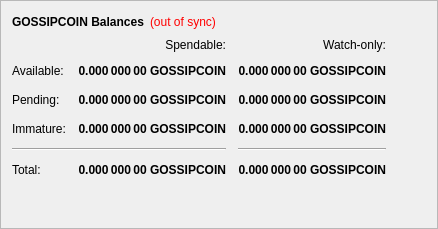
        <widget class="QFrame" name="frame">
         <property name="frameShape">
          <enum>QFrame::StyledPanel</enum>
         </property>
         <property name="frameShadow">
          <enum>QFrame::Raised</enum>
         </property>
         <layout class="QVBoxLayout" name="verticalLayout_4">
          <item>
           <layout class="QHBoxLayout" name="horizontalLayout_4">
            <item>
             <widget class="QLabel" name="label_5">
              <property name="font">
               <font>
                <weight>75</weight>
                <bold>true</bold>
               </font>
              </property>
              <property name="text">
               <string>GOSSIPCOIN Balances</string>
              </property>
             </widget>
            </item>
            <item>
             <widget class="QLabel" name="labelWalletStatus">
              <property name="cursor">
               <cursorShape>WhatsThisCursor</cursorShape>
              </property>
              <property name="toolTip">
               <string>The displayed information may be out of date. Your wallet automatically synchronizes with the Gossipcoin network after a connection is established, but this process has not completed yet.</string>
              </property>
              <property name="styleSheet">
               <string notr="true">QLabel { color: red; }</string>
              </property>
              <property name="text">
               <string notr="true">(out of sync)</string>
              </property>
              <property name="alignment">
               <set>Qt::AlignLeading|Qt::AlignLeft|Qt::AlignVCenter</set>
              </property>
             </widget>
            </item>
            <item>
             <spacer name="horizontalSpacer_3">
              <property name="orientation">
               <enum>Qt::Horizontal</enum>
              </property>
              <property name="sizeHint" stdset="0">
               <size>
                <width>40</width>
                <height>20</height>
               </size>
              </property>
             </spacer>
            </item>
           </layout>
          </item>
          <item>
           <layout class="QGridLayout" name="gridLayout">
            <property name="spacing">
             <number>12</number>
            </property>
            <item row="2" column="2">
             <widget class="QLabel" name="labelWatchPending">
              <property name="font">
               <font>
                <weight>75</weight>
                <bold>true</bold>
               </font>
              </property>
              <property name="cursor">
               <cursorShape>IBeamCursor</cursorShape>
              </property>
              <property name="toolTip">
               <string>Unconfirmed transactions to watch-only addresses</string>
              </property>
              <property name="text">
               <string notr="true">0.000 000 00 GOSSIPCOIN</string>
              </property>
              <property name="alignment">
               <set>Qt::AlignRight|Qt::AlignTrailing|Qt::AlignVCenter</set>
              </property>
              <property name="textInteractionFlags">
               <set>Qt::LinksAccessibleByMouse|Qt::TextSelectableByKeyboard|Qt::TextSelectableByMouse</set>
              </property>
             </widget>
            </item>
            <item row="2" column="1">
             <widget class="QLabel" name="labelUnconfirmed">
              <property name="font">
               <font>
                <weight>75</weight>
                <bold>true</bold>
               </font>
              </property>
              <property name="cursor">
               <cursorShape>IBeamCursor</cursorShape>
              </property>
              <property name="toolTip">
               <string>Total of transactions that have yet to be confirmed, and do not yet count toward the spendable balance</string>
              </property>
              <property name="text">
               <string notr="true">0.000 000 00 GOSSIPCOIN</string>
              </property>
              <property name="alignment">
               <set>Qt::AlignRight|Qt::AlignTrailing|Qt::AlignVCenter</set>
              </property>
              <property name="textInteractionFlags">
               <set>Qt::LinksAccessibleByMouse|Qt::TextSelectableByKeyboard|Qt::TextSelectableByMouse</set>
              </property>
             </widget>
            </item>
            <item row="3" column="2">
             <widget class="QLabel" name="labelWatchImmature">
              <property name="font">
               <font>
                <weight>75</weight>
                <bold>true</bold>
               </font>
              </property>
              <property name="cursor">
               <cursorShape>IBeamCursor</cursorShape>
              </property>
              <property name="toolTip">
               <string>Staked or masternode rewards in watch-only addresses that has not yet matured</string>
              </property>
              <property name="text">
               <string notr="true">0.000 000 00 GOSSIPCOIN</string>
              </property>
              <property name="alignment">
               <set>Qt::AlignRight|Qt::AlignTrailing|Qt::AlignVCenter</set>
              </property>
              <property name="textInteractionFlags">
               <set>Qt::LinksAccessibleByMouse|Qt::TextSelectableByKeyboard|Qt::TextSelectableByMouse</set>
              </property>
             </widget>
            </item>
            <item row="4" column="0" colspan="2">
             <widget class="Line" name="lineSpendableBalance">
              <property name="orientation">
               <enum>Qt::Horizontal</enum>
              </property>
             </widget>
            </item>
            <item row="4" column="2">
             <widget class="Line" name="lineWatchBalance">
              <property name="sizePolicy">
               <sizepolicy hsizetype="Preferred" vsizetype="Fixed">
                <horstretch>0</horstretch>
                <verstretch>0</verstretch>
               </sizepolicy>
              </property>
              <property name="minimumSize">
               <size>
                <width>140</width>
                <height>0</height>
               </size>
              </property>
              <property name="orientation">
               <enum>Qt::Horizontal</enum>
              </property>
             </widget>
            </item>
            <item row="5" column="0">
             <widget class="QLabel" name="labelTotalText">
              <property name="text">
               <string>Total:</string>
              </property>
             </widget>
            </item>
            <item row="3" column="1">
             <widget class="QLabel" name="labelImmature">
              <property name="font">
               <font>
                <weight>75</weight>
                <bold>true</bold>
               </font>
              </property>
              <property name="cursor">
               <cursorShape>IBeamCursor</cursorShape>
              </property>
              <property name="toolTip">
               <string>Staked or masternode rewards that has not yet matured</string>
              </property>
              <property name="text">
               <string notr="true">0.000 000 00 GOSSIPCOIN</string>
              </property>
              <property name="alignment">
               <set>Qt::AlignRight|Qt::AlignTrailing|Qt::AlignVCenter</set>
              </property>
              <property name="textInteractionFlags">
               <set>Qt::LinksAccessibleByMouse|Qt::TextSelectableByKeyboard|Qt::TextSelectableByMouse</set>
              </property>
             </widget>
            </item>
            <item row="2" column="3">
             <spacer name="horizontalSpacer_2">
              <property name="orientation">
               <enum>Qt::Horizontal</enum>
              </property>
              <property name="sizeHint" stdset="0">
               <size>
                <width>40</width>
                <height>20</height>
               </size>
              </property>
             </spacer>
            </item>
            <item row="3" column="0">
             <widget class="QLabel" name="labelImmatureText">
              <property name="text">
               <string>Immature:</string>
              </property>
             </widget>
            </item>
            <item row="5" column="1">
             <widget class="QLabel" name="labelTotal">
              <property name="font">
               <font>
                <weight>75</weight>
                <bold>true</bold>
               </font>
              </property>
              <property name="cursor">
               <cursorShape>IBeamCursor</cursorShape>
              </property>
              <property name="toolTip">
               <string>Your current total balance</string>
              </property>
              <property name="text">
               <string notr="true">0.000 000 00 GOSSIPCOIN</string>
              </property>
              <property name="alignment">
               <set>Qt::AlignRight|Qt::AlignTrailing|Qt::AlignVCenter</set>
              </property>
              <property name="textInteractionFlags">
               <set>Qt::LinksAccessibleByMouse|Qt::TextSelectableByKeyboard|Qt::TextSelectableByMouse</set>
              </property>
             </widget>
            </item>
            <item row="5" column="2">
             <widget class="QLabel" name="labelWatchTotal">
              <property name="font">
               <font>
                <weight>75</weight>
                <bold>true</bold>
               </font>
              </property>
              <property name="cursor">
               <cursorShape>IBeamCursor</cursorShape>
              </property>
              <property name="toolTip">
               <string>Current total balance in watch-only addresses</string>
              </property>
              <property name="text">
               <string notr="true">0.000 000 00 GOSSIPCOIN</string>
              </property>
              <property name="alignment">
               <set>Qt::AlignRight|Qt::AlignTrailing|Qt::AlignVCenter</set>
              </property>
              <property name="textInteractionFlags">
               <set>Qt::LinksAccessibleByMouse|Qt::TextSelectableByKeyboard|Qt::TextSelectableByMouse</set>
              </property>
             </widget>
            </item>
            <item row="0" column="2">
             <widget class="QLabel" name="labelWatchonly">
              <property name="text">
               <string>Watch-only:</string>
              </property>
              <property name="alignment">
               <set>Qt::AlignRight|Qt::AlignTrailing|Qt::AlignVCenter</set>
              </property>
             </widget>
            </item>
            <item row="1" column="0">
             <widget class="QLabel" name="labelBalanceText">
              <property name="text">
               <string>Available:</string>
              </property>
             </widget>
            </item>
            <item row="1" column="1">
             <widget class="QLabel" name="labelBalance">
              <property name="font">
               <font>
                <weight>75</weight>
                <bold>true</bold>
               </font>
              </property>
              <property name="cursor">
               <cursorShape>IBeamCursor</cursorShape>
              </property>
              <property name="toolTip">
               <string>Your current spendable balance</string>
              </property>
              <property name="text">
               <string notr="true">0.000 000 00 GOSSIPCOIN</string>
              </property>
              <property name="alignment">
               <set>Qt::AlignRight|Qt::AlignTrailing|Qt::AlignVCenter</set>
              </property>
              <property name="textInteractionFlags">
               <set>Qt::LinksAccessibleByMouse|Qt::TextSelectableByKeyboard|Qt::TextSelectableByMouse</set>
              </property>
             </widget>
            </item>
            <item row="1" column="2">
             <widget class="QLabel" name="labelWatchAvailable">
              <property name="font">
               <font>
                <weight>75</weight>
                <bold>true</bold>
               </font>
              </property>
              <property name="cursor">
               <cursorShape>IBeamCursor</cursorShape>
              </property>
              <property name="toolTip">
               <string>Your current balance in watch-only addresses</string>
              </property>
              <property name="text">
               <string notr="true">0.000 000 00 GOSSIPCOIN</string>
              </property>
              <property name="alignment">
               <set>Qt::AlignRight|Qt::AlignTrailing|Qt::AlignVCenter</set>
              </property>
              <property name="textInteractionFlags">
               <set>Qt::LinksAccessibleByMouse|Qt::TextSelectableByKeyboard|Qt::TextSelectableByMouse</set>
              </property>
             </widget>
            </item>
            <item row="2" column="0">
             <widget class="QLabel" name="labelPendingText">
              <property name="text">
               <string>Pending:</string>
              </property>
             </widget>
            </item>
            <item row="0" column="1">
             <widget class="QLabel" name="labelSpendable">
              <property name="text">
               <string>Spendable:</string>
              </property>
              <property name="alignment">
               <set>Qt::AlignRight|Qt::AlignTrailing|Qt::AlignVCenter</set>
              </property>
             </widget>
            </item>
           </layout>
          </item>
          <item>
           <spacer name="verticalSpacer_4">
            <property name="orientation">
             <enum>Qt::Vertical</enum>
            </property>
            <property name="sizeHint" stdset="0">
             <size>
              <width>20</width>
              <height>40</height>
             </size>
            </property>
           </spacer>
          </item>
         </layout>
        </widget>
